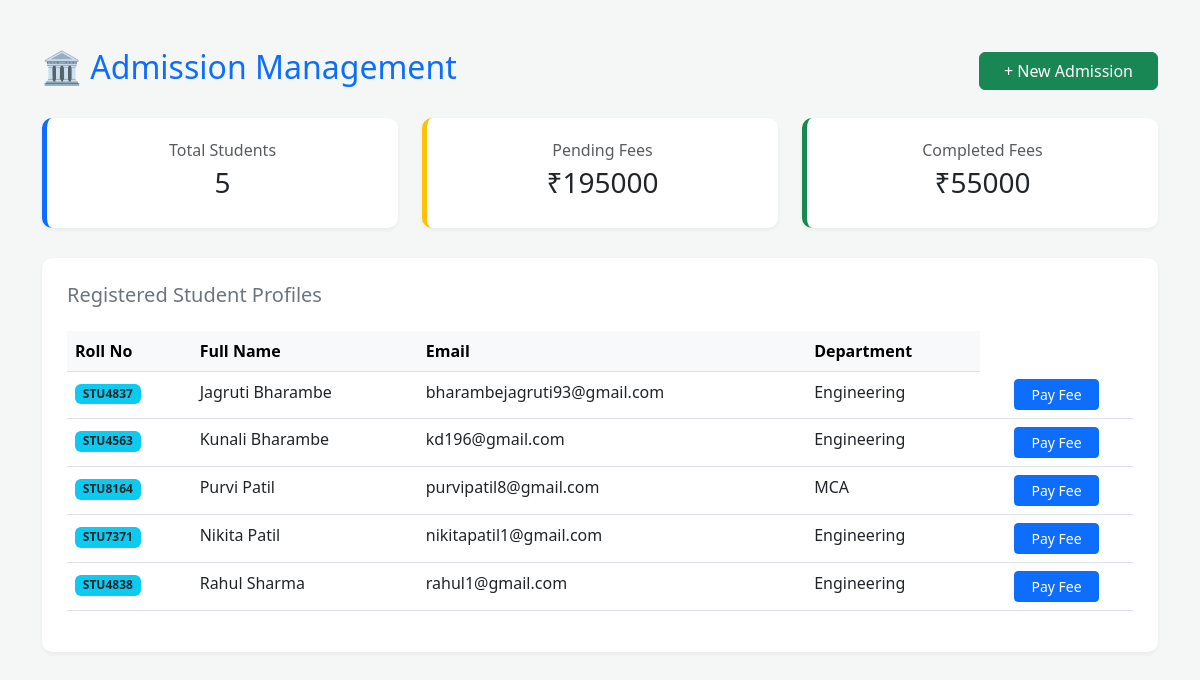
/admissions/dashboard/, run on the app's committed database.
### dashboard/models.py (models this page shows, shortened)
class StudentProfile(models.Model):
    admin = models.ForeignKey(User, on_delete=models.CASCADE, null=True, blank=True)
    first_name = models.CharField(max_length=100)
    last_name = models.CharField(max_length=100)
    mobile_number = models.CharField(max_length=15, null=True, blank=True)
    father_name = models.CharField(max_length=100, null=True, blank=True)
    mother_name = models.CharField(max_length=100, null=True, blank=True)
    aadhar_number = models.CharField(max_length=12, null=True, blank=True)
    category = models.CharField(max_length=50, null=True, blank=True)
    marks_10th = models.DecimalField(max_digits=5, decimal_places=2, null=True, blank=True)
    marks_12th = models.DecimalField(max_digits=5, decimal_places=2, null=True, blank=True)
    marks_graduation = models.DecimalField(max_digits=5, decimal_places=2, null=True, blank=True)
    course = models.CharField(max_length=100)
    roll_no = models.CharField(max_length=100, unique=True, null=True, blank=True)
    date_of_birth = models.DateField(null=True, blank=True)
    total_classes = models.IntegerField(default=100)
    attended_classes = models.IntegerField(default=0)
    mobile = models.CharField(max_length=15)
    email = models.EmailField()
    department = models.ForeignKey(Department, on_delete=models.CASCADE)
    admission_date = models.DateField(auto_now_add=True)

class Department(models.Model):
    department_name = models.CharField(max_length=100)
    department_code = models.CharField(max_length=20, unique=True)

### admissions/views.py (the view)
# urls.py: path('dashboard/', views.admission_dashboard, name='admission_dashboard'),
def admission_dashboard(request):
    students = StudentProfile.objects.all()
    total_students_count = students.count()
    total_fees_paid = FeeRecord.objects.aggregate(Sum('fee_amount'))['fee_amount__sum'] or 0
    expected_total = total_students_count * 50000
    pending_amount = expected_total - total_fees_paid
    context = {
        'students': students,
        'total_students': total_students_count,  # spelling check
        'total_fees': total_fees_paid,
        'pending_fees': pending_amount,          # HTML mein isi naam se bulana
    }
    return render(request, 'admissions/admission_dashboard.html', context)

### college_erp/templates/admissions/admission_dashboard.html (shortened to what this page needs)
<!DOCTYPE html>
<html>
<head>
    <link href="https://cdn.jsdelivr.net/npm/bootstrap@5.3.0/dist/css/bootstrap.min.css" rel="stylesheet">
</head>
<body>
<div class="container py-5">
    <div class="d-flex justify-content-between align-items-center mb-4">
        <h2 class="text-primary font-weight-bold">🏛️ Admission Management</h2>
        <a href="/admissions/register/" class="row-btn btn btn-success px-4" style="text-decoration: none;">
    + New Admission
</a>
    </div>
    <div class="row text-center mb-4">
        <div class="col-md-4">
            <div class="stat-card">
                <p class="text-muted mb-1">Total Students</p>
                <h3>{{ total_students }}</h3>
            </div>
        </div>
        <div class="col-md-4">
            <div class="stat-card" style="border-left-color: #ffc107;">
                <p class="text-muted mb-1">Pending Fees</p>
                <h3>₹{{ pending_fees }}</h3>
            </div>
        </div>
        <div class="col-md-4">
            <div class="stat-card" style="border-left-color: #198754;">
                <p class="text-muted mb-1">Completed Fees</p>
                <h3>₹{{ total_fees }}</h3>
            </div>
        </div>
    </div>
    <div class="table-container">
        <h5 class="mb-4 text-secondary">Registered Student Profiles</h5>
        <table class="table table-hover">
            <thead class="table-light">
                <tr>
                    <th>Roll No</th>
                    <th>Full Name</th>
                    <th>Email</th>
                    <th>Department</th>
                </tr>
            </thead>
            <tbody>
    {% for s in students %}
    <tr>
        <td><span class="badge bg-info text-dark">{{ s.roll_no }}</span></td>
        <td>{{ s.first_name }} {{ s.last_name }}</td>
        <td>{{ s.email }}</td>
        <td>{{ s.department.department_name }}</td>
        <td class="text-center">
    <a href="/admissions/pay-fee/{{ s.id }}/" class="btn btn-sm btn-primary px-3">
        Pay Fee
    </a>
</td>
    </tr>
    {% empty %}
    ...
    {% endfor %}
</tbody>
        </table>
    </div>
</div>
</body>
</html>

### college_erp/templates/admissions/admission_dashboard.html (style rules this page uses)
body { background-color: #f4f7f6; }
.stat-card { background: white; padding: 20px; border-radius: 10px; border-left: 5px solid #0d6efd; box-shadow: 0 2px 4px rgba(0,0,0,0.05); }
.table-container { background: white; padding: 25px; border-radius: 10px; margin-top: 30px; box-shadow: 0 2px 4px rgba(0,0,0,0.05); }

### data on the page
StudentProfile: roll_no "STU4837", first_name "Jagruti", last_name "Bharambe", email "bharambejagruti93@gmail.com", department.department_name "Engineering"
StudentProfile: roll_no "STU4563", first_name "Kunali", last_name "Bharambe", email "kd196@gmail.com", department.department_name "Engineering"
StudentProfile: roll_no "STU8164", first_name "Purvi", last_name "Patil", email "purvipatil8@gmail.com", department.department_name "MCA"
StudentProfile: roll_no "STU7371", first_name "Nikita", last_name "Patil", email "nikitapatil1@gmail.com", department.department_name "Engineering"
StudentProfile: roll_no "STU4838", first_name "Rahul", last_name "Sharma", email "rahul1@gmail.com", department.department_name "Engineering"

### other printed values
{{ total_students }} "5"
{{ pending_fees }} "195000"
{{ total_fees }} "55000"
